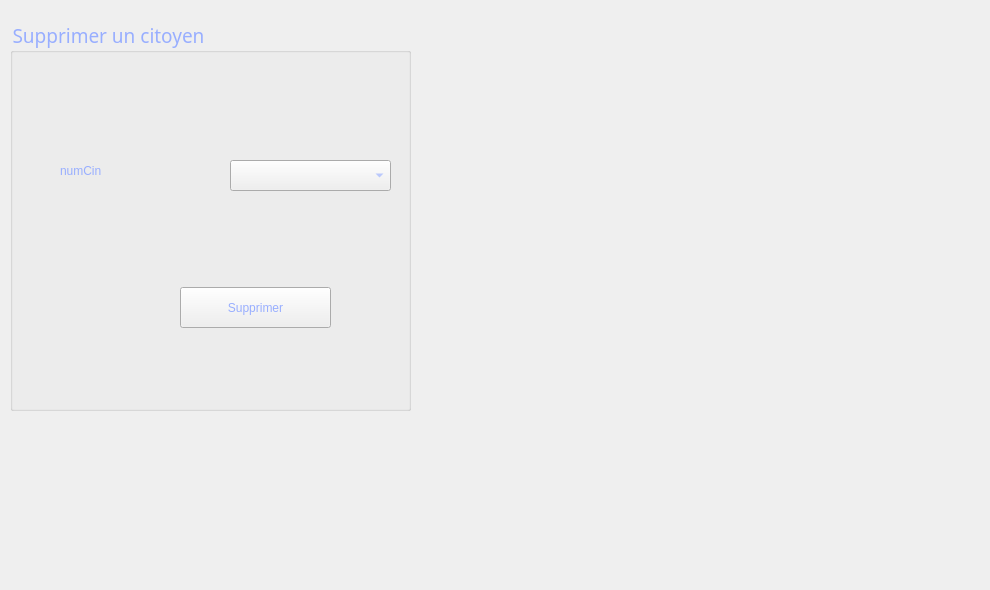
     <widget class="QWidget" name="supprimerCitoyen">
      <attribute name="title">
       <string>Supprimer</string>
      </attribute>
      <widget class="QGroupBox" name="groupBox_3">
       <property name="geometry">
        <rect>
         <x>10</x>
         <y>20</y>
         <width>401</width>
         <height>391</height>
        </rect>
       </property>
       <property name="font">
        <font>
         <family>Rockwell</family>
         <pointsize>14</pointsize>
         <weight>50</weight>
         <italic>false</italic>
         <bold>false</bold>
        </font>
       </property>
       <property name="layoutDirection">
        <enum>Qt::LeftToRight</enum>
       </property>
       <property name="styleSheet">
        <string notr="true">color:rgb(152, 174, 255)</string>
       </property>
       <property name="title">
        <string>Supprimer un citoyen</string>
       </property>
       <widget class="QLabel" name="label_29">
        <property name="geometry">
         <rect>
          <x>168</x>
          <y>318</y>
          <width>2101</width>
          <height>2211</height>
         </rect>
        </property>
        <property name="text">
         <string/>
        </property>
        <property name="pixmap">
         <pixmap>../Documents/temp/macaron.jpg</pixmap>
        </property>
       </widget>
       <widget class="QComboBox" name="comboBoxempsup">
        <property name="geometry">
         <rect>
          <x>220</x>
          <y>140</y>
          <width>161</width>
          <height>31</height>
         </rect>
        </property>
       </widget>
       <widget class="QLabel" name="label_22">
        <property name="geometry">
         <rect>
          <x>50</x>
          <y>130</y>
          <width>141</width>
          <height>41</height>
         </rect>
        </property>
        <property name="text">
         <string>numCin</string>
        </property>
       </widget>
       <widget class="QPushButton" name="Supprimer">
        <property name="geometry">
         <rect>
          <x>170</x>
          <y>267</y>
          <width>151</width>
          <height>41</height>
         </rect>
        </property>
        <property name="text">
         <string>Supprimer</string>
        </property>
       </widget>
      </widget>
      <widget class="QLabel" name="label_photo_10">
       <property name="geometry">
        <rect>
         <x>-50</x>
         <y>0</y>
         <width>981</width>
         <height>571</height>
        </rect>
       </property>
       <property name="text">
        <string/>
       </property>
       <property name="pixmap">
        <pixmap>../imagesQT/affc7df0f48c4d9d1439422d8e7678a9-1497616638.jpg</pixmap>
       </property>
      </widget>
      <widget class="QLabel" name="label_37">
       <property name="geometry">
        <rect>
         <x>-90</x>
         <y>-80</y>
         <width>891</width>
         <height>581</height>
        </rect>
       </property>
       <property name="styleSheet">
        <string notr="true">background:url(:/5.jpg)</string>
       </property>
       <property name="text">
        <string/>
       </property>
      </widget>
      <zorder>label_37</zorder>
      <zorder>label_photo_10</zorder>
      <zorder>groupBox_3</zorder>
     </widget>
